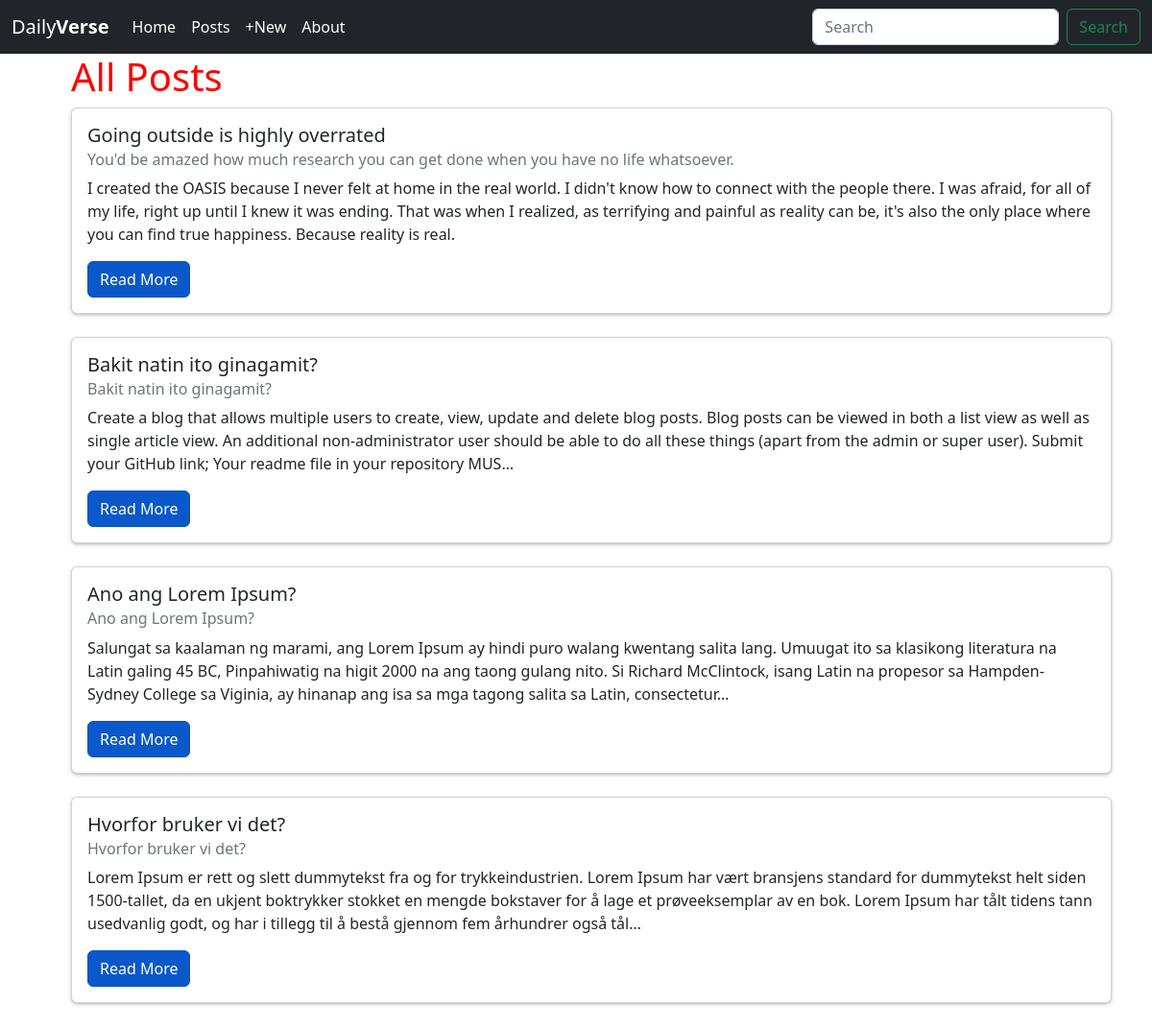
/posts/, run on the app's committed database.
### posts/models.py (models this page shows, shortened)
class Post(models.Model):
    title = models.CharField(max_length=256)
    subtitle = models.CharField(max_length=256)
    author = models.ForeignKey(
        get_user_model(),
        on_delete=models.CASCADE
    )
    body = models.TextField()
    created_on = models.DateTimeField(auto_now_add=True)

### posts/views.py (the view)
# urls.py: path('', PostListView.as_view(), name='list'),
class PostListView(ListView):
    template_name = "posts/list.html"
    model = Post

### templates/posts/list.html (shortened to what this page needs)
{% extends 'base.html' %}
{% block content %}
    <ul>
        <h1>All Posts</h1>
        {% for post in post_list %}
        <div class="card box">
            <div class="card-body">
              <h5 class="card-title">{{ post.title }}</h5>
              <h6 class="card-subtitle mb-2 text-muted">{{ post.subtitle }}</h6>
              <p class="card-text">{{ post.body|truncatechars:350 }}</p>
              <a href="{% url 'detail' post.id %}" class="card-link btn btn-primary btn-md active">Read More</a>
            </div>
        </div>
        <br />
    {% endfor %}
    </ul>
{% endblock content %}

### static/css/base.css (style rules this page uses)
h1 { color: red; }
.box { box-shadow: rgba(50, 50, 93, 0.25) 0px 2px 5px -1px, rgba(0, 0, 0, 0.3) 0px 1px 3px -1px; }

### data on the page
Post: title "Going outside is highly overrated", subtitle "You'd be amazed how much research you can get done when you have no life whatsoever.", body "I created the OASIS because I never felt at home in the real world. I didn't know how to connect with the people there. I was afraid, for all of my life, right up until I knew it was ending. That was when I realized, as terrifying and painful as reality can be, it's also the only place where you can find true happiness. Because reality is real."
Post: title "Bakit natin ito ginagamit?", subtitle "Bakit natin ito ginagamit?", body "Create a blog that allows multiple users to create, view, update and delete blog posts. Blog posts can be viewed in both a list view as well as single article view. An additional non-administrator user should be able to do all these things (apart from the admin or super user). Submit your GitHub link; Your readme file in your repository MUS…"
Post: title "Ano ang Lorem Ipsum?", subtitle "Ano ang Lorem Ipsum?", body "Salungat sa kaalaman ng marami, ang Lorem Ipsum ay hindi puro walang kwentang salita lang. Umuugat ito sa klasikong literatura na Latin galing 45 BC, Pinpahiwatig na higit 2000 na ang taong gulang nito. Si Richard McClintock, isang Latin na propesor sa Hampden-Sydney College sa Viginia, ay hinanap ang isa sa mga tagong salita sa Latin, consectetur…"
Post: title "Hvorfor bruker vi det?", subtitle "Hvorfor bruker vi det?", body "Lorem Ipsum er rett og slett dummytekst fra og for trykkeindustrien. Lorem Ipsum har vært bransjens standard for dummytekst helt siden 1500-tallet, da en ukjent boktrykker stokket en mengde bokstaver for å lage et prøveeksemplar av en bok. Lorem Ipsum har tålt tidens tann usedvanlig godt, og har i tillegg til å bestå gjennom fem århundrer også tål…"
